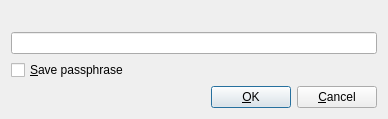
<ui version="4.0" >
 <class>PassphraseDlgBase</class>
 <widget class="QDialog" name="PassphraseDlgBase" >
  <property name="geometry" >
   <rect>
    <x>0</x>
    <y>0</y>
    <width>388</width>
    <height>119</height>
   </rect>
  </property>
  <property name="windowTitle" >
   <string>Input passphrase</string>
  </property>
  <layout class="QGridLayout" >
   <property name="margin" >
    <number>11</number>
   </property>
   <property name="spacing" >
    <number>6</number>
   </property>
   <item row="0" column="0" colspan="3" >
    <widget class="QLabel" name="lblTitle" >
     <property name="sizePolicy" >
      <sizepolicy>
       <hsizetype>7</hsizetype>
       <vsizetype>7</vsizetype>
       <horstretch>0</horstretch>
       <verstretch>0</verstretch>
      </sizepolicy>
     </property>
     <property name="text" >
      <string/>
     </property>
     <property name="alignment" >
      <set>Qt::AlignLeading|Qt::AlignLeft|Qt::AlignVCenter</set>
     </property>
     <property name="wordWrap" >
      <bool>true</bool>
     </property>
    </widget>
   </item>
   <item row="2" column="0" colspan="3" >
    <widget class="QCheckBox" name="chkSave" >
     <property name="text" >
      <string>&amp;Save passphrase</string>
     </property>
    </widget>
   </item>
   <item row="1" column="0" colspan="3" >
    <widget class="QLineEdit" name="edtPass" >
     <property name="echoMode" >
      <enum>QLineEdit::Password</enum>
     </property>
    </widget>
   </item>
   <item row="4" column="1" >
    <widget class="QPushButton" name="btnOk" >
     <property name="text" >
      <string>&amp;OK</string>
     </property>
    </widget>
   </item>
   <item row="4" column="0" >
    <spacer>
     <property name="orientation" >
      <enum>Qt::Horizontal</enum>
     </property>
     <property name="sizeType" >
      <enum>QSizePolicy::Expanding</enum>
     </property>
     <property name="sizeHint" >
      <size>
       <width>20</width>
       <height>20</height>
      </size>
     </property>
    </spacer>
   </item>
   <item row="4" column="2" >
    <widget class="QPushButton" name="btnCancel" >
     <property name="text" >
      <string>&amp;Cancel</string>
     </property>
    </widget>
   </item>
  </layout>
 </widget>
 <pixmapfunction>qPixmapFromMimeSource</pixmapfunction>
 <tabstops>
  <tabstop>edtPass</tabstop>
  <tabstop>chkSave</tabstop>
  <tabstop>btnOk</tabstop>
  <tabstop>btnCancel</tabstop>
 </tabstops>
 <resources/>
 <connections/>
</ui>
